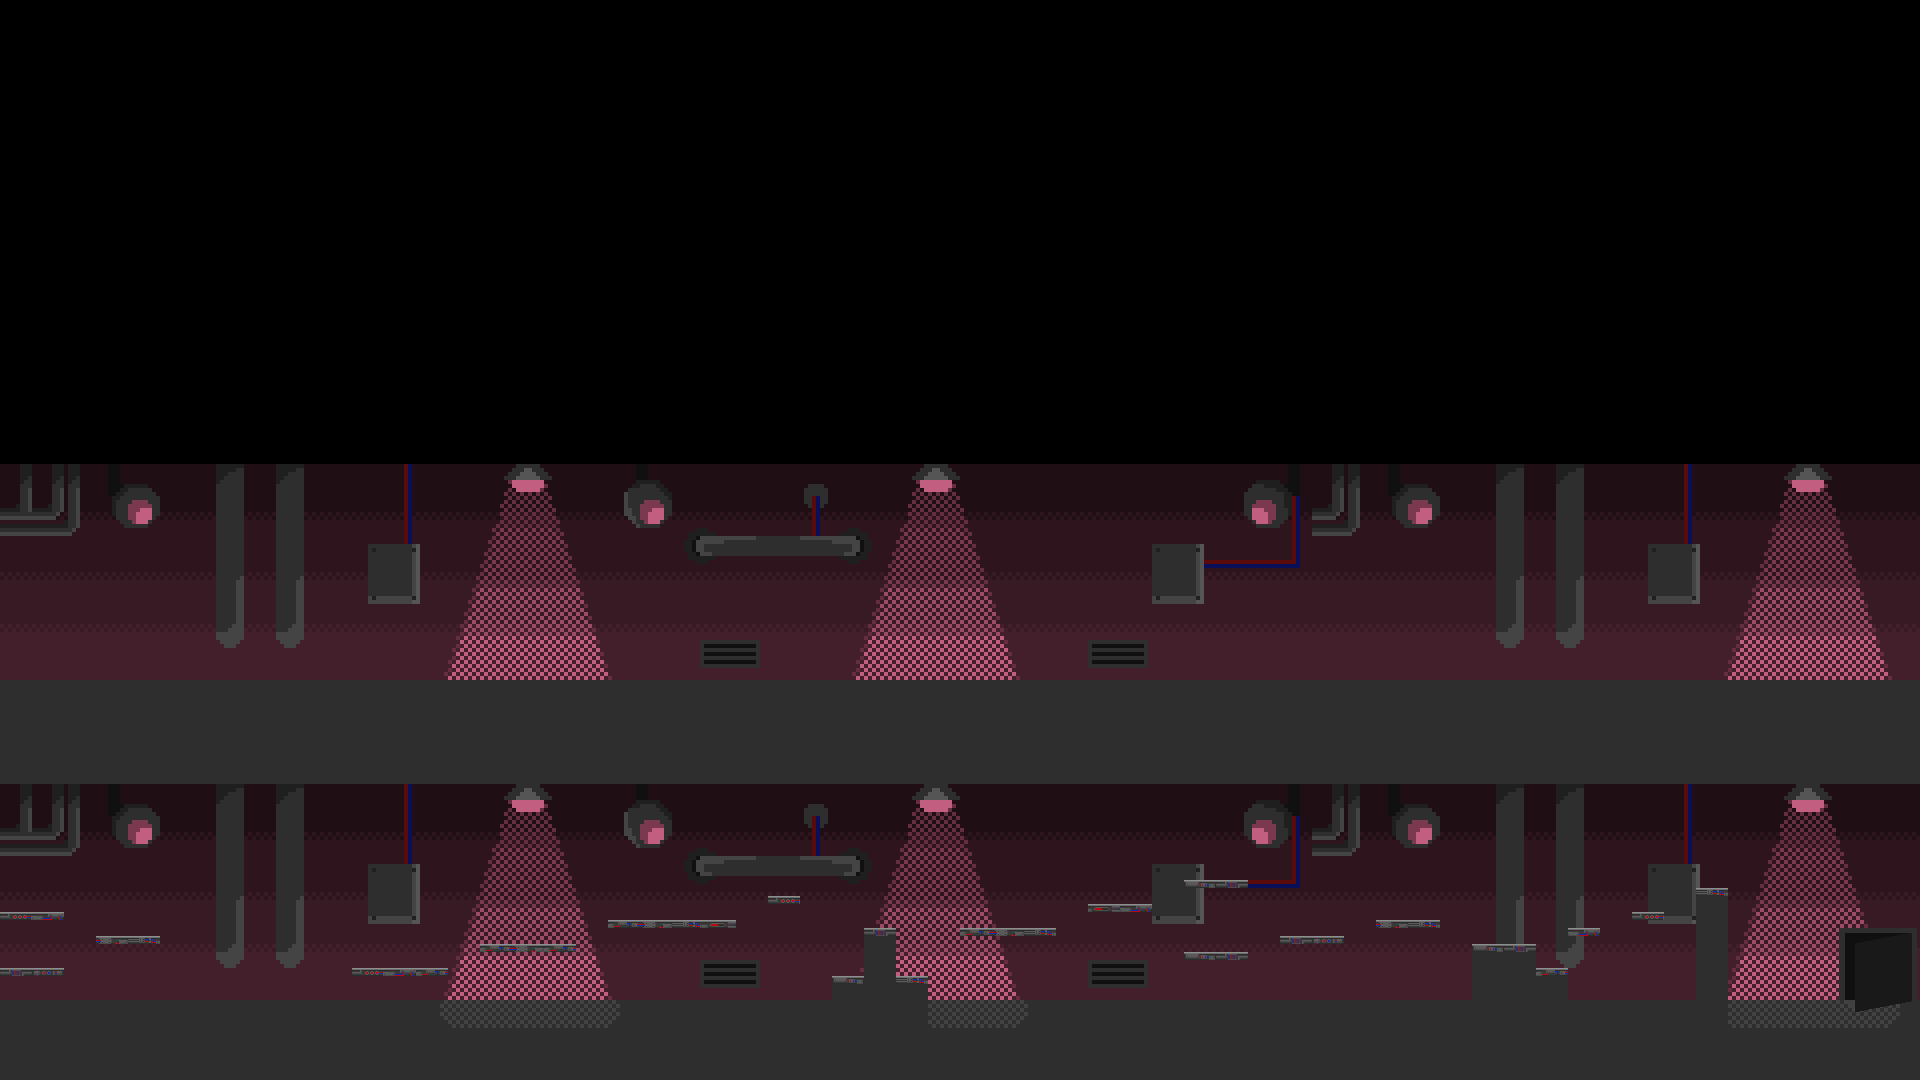

The image is a tile-based game level rendered from a .tmx file. Its description and source (layers, tilesets, objects; grid data summarised) follow:
An orthogonal 60x135 tile map with 32x8 px tiles, 3 tile layers (background, platforms, door), 4 tilesets and 31 objects (15x pickup, 7x enemy2, 6x enemy3, 2x enemy1, spawn).

<map version="1.5" tiledversion="1.7.0" orientation="orthogonal" renderorder="right-down" width="60" height="135" tilewidth="32" tileheight="8" infinite="0" nextlayerid="9" nextobjectid="39">
 <editorsettings>
  <export target="level1.json" format="json" />
 </editorsettings>
 <tileset firstgid="1" name="atlas1" tilewidth="32" tileheight="8" tilecount="18" columns="6">
  <image source="atlas1.png" width="192" height="24" />
  <tile id="0">
   <properties>
    <property name="collides" type="bool" value="true" />
   </properties>
  </tile>
  <tile id="1">
   <properties>
    <property name="collides" type="bool" value="true" />
   </properties>
  </tile>
  <tile id="2">
   <properties>
    <property name="collides" type="bool" value="true" />
   </properties>
  </tile>
  <tile id="3">
   <properties>
    <property name="collides" type="bool" value="true" />
   </properties>
  </tile>
  <tile id="4">
   <properties>
    <property name="collides" type="bool" value="true" />
   </properties>
  </tile>
  <tile id="5">
   <properties>
    <property name="collides" type="bool" value="true" />
   </properties>
  </tile>
  <tile id="6">
   <properties>
    <property name="collides" type="bool" value="true" />
   </properties>
  </tile>
  <tile id="7">
   <properties>
    <property name="collides" type="bool" value="true" />
   </properties>
  </tile>
  <tile id="8">
   <properties>
    <property name="collides" type="bool" value="true" />
   </properties>
  </tile>
  <tile id="9">
   <properties>
    <property name="collides" type="bool" value="true" />
   </properties>
  </tile>
  <tile id="10">
   <properties>
    <property name="collides" type="bool" value="true" />
   </properties>
  </tile>
  <tile id="11">
   <properties>
    <property name="collides" type="bool" value="true" />
   </properties>
  </tile>
  <tile id="12">
   <properties>
    <property name="collides" type="bool" value="true" />
   </properties>
  </tile>
  <tile id="13">
   <properties>
    <property name="collides" type="bool" value="true" />
   </properties>
  </tile>
  <tile id="14">
   <properties>
    <property name="collides" type="bool" value="true" />
   </properties>
  </tile>
  <tile id="15">
   <properties>
    <property name="collides" type="bool" value="true" />
   </properties>
  </tile>
  <tile id="16">
   <properties>
    <property name="collides" type="bool" value="true" />
   </properties>
  </tile>
  <tile id="17">
   <properties>
    <property name="collides" type="bool" value="true" />
   </properties>
  </tile>
 </tileset>
 <tileset firstgid="19" name="mapafondo" tilewidth="32" tileheight="8" tilecount="1280" columns="40">
  <image source="mapafondo.png" width="1280" height="256" />
 </tileset>
 <tileset firstgid="1299" name="test" tilewidth="32" tileheight="8" tilecount="4" columns="1">
  <image source="test.png" width="32" height="32" />
 </tileset>
 <tileset firstgid="1303" name="exitdoor" tilewidth="32" tileheight="8" tilecount="45" columns="3">
  <image source="exitdoor.png" width="96" height="120" />
  <tile id="0">
   <properties>
    <property name="exit" type="bool" value="true" />
   </properties>
  </tile>
  <tile id="1">
   <properties>
    <property name="exit" type="bool" value="true" />
   </properties>
  </tile>
  <tile id="2">
   <properties>
    <property name="exit" type="bool" value="true" />
   </properties>
  </tile>
  <tile id="3">
   <properties>
    <property name="exit" type="bool" value="true" />
   </properties>
  </tile>
  <tile id="4">
   <properties>
    <property name="exit" type="bool" value="true" />
   </properties>
  </tile>
  <tile id="5">
   <properties>
    <property name="exit" type="bool" value="true" />
   </properties>
  </tile>
  <tile id="6">
   <properties>
    <property name="exit" type="bool" value="true" />
   </properties>
  </tile>
  <tile id="7">
   <properties>
    <property name="exit" type="bool" value="true" />
   </properties>
  </tile>
  <tile id="8">
   <properties>
    <property name="exit" type="bool" value="true" />
   </properties>
  </tile>
  <tile id="9">
   <properties>
    <property name="exit" type="bool" value="true" />
   </properties>
  </tile>
  <tile id="10">
   <properties>
    <property name="exit" type="bool" value="true" />
   </properties>
  </tile>
  <tile id="11">
   <properties>
    <property name="exit" type="bool" value="true" />
   </properties>
  </tile>
  <tile id="12">
   <properties>
    <property name="exit" type="bool" value="true" />
   </properties>
  </tile>
  <tile id="13">
   <properties>
    <property name="exit" type="bool" value="true" />
   </properties>
  </tile>
  <tile id="14">
   <properties>
    <property name="exit" type="bool" value="true" />
   </properties>
  </tile>
  <tile id="15">
   <properties>
    <property name="exit" type="bool" value="true" />
   </properties>
  </tile>
  <tile id="16">
   <properties>
    <property name="exit" type="bool" value="true" />
   </properties>
  </tile>
  <tile id="17">
   <properties>
    <property name="exit" type="bool" value="true" />
   </properties>
  </tile>
  <tile id="18">
   <properties>
    <property name="exit" type="bool" value="true" />
   </properties>
  </tile>
  <tile id="19">
   <properties>
    <property name="exit" type="bool" value="true" />
   </properties>
  </tile>
  <tile id="20">
   <properties>
    <property name="exit" type="bool" value="true" />
   </properties>
  </tile>
  <tile id="21">
   <properties>
    <property name="exit" type="bool" value="true" />
   </properties>
  </tile>
  <tile id="22">
   <properties>
    <property name="exit" type="bool" value="true" />
   </properties>
  </tile>
  <tile id="23">
   <properties>
    <property name="exit" type="bool" value="true" />
   </properties>
  </tile>
  <tile id="24">
   <properties>
    <property name="exit" type="bool" value="true" />
   </properties>
  </tile>
  <tile id="25">
   <properties>
    <property name="exit" type="bool" value="true" />
   </properties>
  </tile>
  <tile id="26">
   <properties>
    <property name="exit" type="bool" value="true" />
   </properties>
  </tile>
  <tile id="27">
   <properties>
    <property name="exit" type="bool" value="true" />
   </properties>
  </tile>
  <tile id="28">
   <properties>
    <property name="exit" type="bool" value="true" />
   </properties>
  </tile>
  <tile id="29">
   <properties>
    <property name="exit" type="bool" value="true" />
   </properties>
  </tile>
  <tile id="30">
   <properties>
    <property name="exit" type="bool" value="true" />
   </properties>
  </tile>
  <tile id="31">
   <properties>
    <property name="exit" type="bool" value="true" />
   </properties>
  </tile>
  <tile id="32">
   <properties>
    <property name="exit" type="bool" value="true" />
   </properties>
  </tile>
  <tile id="33">
   <properties>
    <property name="exit" type="bool" value="true" />
   </properties>
  </tile>
  <tile id="34">
   <properties>
    <property name="exit" type="bool" value="true" />
   </properties>
  </tile>
  <tile id="35">
   <properties>
    <property name="exit" type="bool" value="true" />
   </properties>
  </tile>
  <tile id="36">
   <properties>
    <property name="exit" type="bool" value="true" />
   </properties>
  </tile>
  <tile id="37">
   <properties>
    <property name="exit" type="bool" value="true" />
   </properties>
  </tile>
  <tile id="38">
   <properties>
    <property name="exit" type="bool" value="true" />
   </properties>
  </tile>
  <tile id="39">
   <properties>
    <property name="exit" type="bool" value="true" />
   </properties>
  </tile>
  <tile id="40">
   <properties>
    <property name="exit" type="bool" value="true" />
   </properties>
  </tile>
  <tile id="41">
   <properties>
    <property name="exit" type="bool" value="true" />
   </properties>
  </tile>
  <tile id="42">
   <properties>
    <property name="exit" type="bool" value="true" />
   </properties>
  </tile>
  <tile id="43">
   <properties>
    <property name="exit" type="bool" value="true" />
   </properties>
  </tile>
  <tile id="44">
   <properties>
    <property name="exit" type="bool" value="true" />
   </properties>
  </tile>
 </tileset>
 <layer id="3" name="background" width="60" height="135">
  <data>[8100 cells, 4620 non-empty, 1285 distinct tile ids]</data>
 </layer>
 <layer id="1" name="platforms" width="60" height="135">
  <data>[8100 cells, 349 non-empty, 14 distinct tile ids]</data>
 </layer>
 <layer id="8" name="door" width="60" height="135">
  <data>[8100 cells, 33 non-empty, 33 distinct tile ids]</data>
 </layer>
 <objectgroup id="5" name="objects">
  <object id="3" name="spawn" x="239.667" y="1006.67">
   <point />
  </object>
  <object id="5" name="pickup" x="28.5" y="908.5">
   <point />
  </object>
  <object id="7" name="pickup" x="139" y="919">
   <point />
  </object>
  <object id="8" name="pickup" x="678" y="1000">
   <point />
  </object>
  <object id="9" name="pickup" x="843" y="968">
   <point />
  </object>
  <object id="10" name="pickup" x="1018" y="1008">
   <point />
  </object>
  <object id="11" name="pickup" x="1119" y="977">
   <point />
  </object>
  <object id="12" name="pickup" x="1322" y="999">
   <point />
  </object>
  <object id="13" name="pickup" x="1423" y="978">
   <point />
  </object>
  <object id="14" name="pickup" x="1214" y="842">
   <point />
  </object>
  <object id="15" name="pickup" x="1642.67" y="994">
   <point />
  </object>
  <object id="16" name="pickup" x="1588.33" y="993.333">
   <point />
  </object>
  <object id="17" name="pickup" x="1615.67" y="993.333">
   <point />
  </object>
  <object id="18" name="pickup" x="1501" y="933">
   <point />
  </object>
  <object id="19" name="pickup" x="1756" y="995">
   <point />
  </object>
  <object id="22" name="enemy2" x="602.667" y="794.333" />
  <object id="23" name="enemy1" x="576.667" y="1004.33" />
  <object id="24" name="enemy3" x="676.333" y="909.667" />
  <object id="25" name="enemy2" x="489.5" y="794.125" />
  <object id="26" name="enemy3" x="784" y="886" />
  <object id="27" name="enemy2" x="880.023" y="794.432" />
  <object id="28" name="enemy3" x="1119.75" y="894" />
  <object id="29" name="enemy1" x="1440" y="996" />
  <object id="30" name="enemy3" x="1213.67" y="942" />
  <object id="31" name="enemy2" x="998.375" y="794" />
  <object id="32" name="enemy2" x="1456.67" y="793.97" />
  <object id="33" name="enemy3" x="1680.33" y="996" />
  <object id="34" name="enemy3" x="1713.33" y="879.333" />
  <object id="35" name="enemy2" x="1612.71" y="794.167" />
  <object id="36" name="enemy2" x="46.6667" y="794.583" />
  <object id="38" name="pickup" x="408" y="947.5">
   <point />
  </object>
 </objectgroup>
</map>
